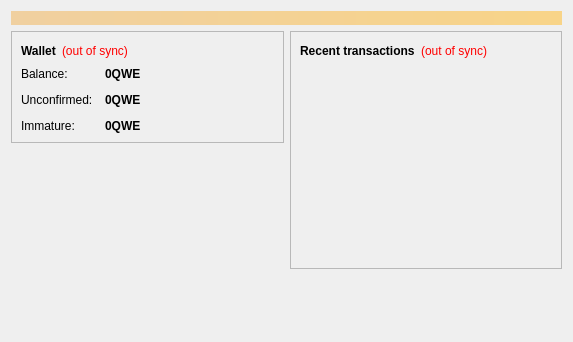
<?xml version="1.0" encoding="UTF-8"?>
<ui version="4.0">
 <class>OverviewPage</class>
 <widget class="QWidget" name="OverviewPage">
  <property name="geometry">
   <rect>
    <x>0</x>
    <y>0</y>
    <width>573</width>
    <height>342</height>
   </rect>
  </property>
  <property name="windowTitle">
   <string>Form</string>
  </property>
  <layout class="QVBoxLayout" name="topLayout">
   <item>
    <widget class="QLabel" name="labelAlerts">
     <property name="visible">
      <bool>false</bool>
     </property>
     <property name="styleSheet">
      <string notr="true">background-color: qlineargradient(x1: 0, y1: 0, x2: 1, y2: 0, stop:0 #F0D0A0, stop:1 #F8D488); color:#000000;</string>
     </property>
     <property name="wordWrap">
      <bool>true</bool>
     </property>
     <property name="margin">
      <number>3</number>
     </property>
    </widget>
   </item>
   <item>
    <layout class="QHBoxLayout" name="horizontalLayout" stretch="1,1">
     <item>
      <layout class="QVBoxLayout" name="verticalLayout_2">
       <item>
        <widget class="QFrame" name="frame">
         <property name="frameShape">
          <enum>QFrame::StyledPanel</enum>
         </property>
         <property name="frameShadow">
          <enum>QFrame::Raised</enum>
         </property>
         <layout class="QVBoxLayout" name="verticalLayout_4">
          <item>
           <layout class="QHBoxLayout" name="horizontalLayout_4">
            <item>
             <widget class="QLabel" name="label_5">
              <property name="font">
               <font>
                <weight>75</weight>
                <bold>true</bold>
               </font>
              </property>
              <property name="text">
               <string>Wallet</string>
              </property>
             </widget>
            </item>
            <item>
             <widget class="QLabel" name="labelWalletStatus">
              <property name="toolTip">
               <string>The displayed information may be out of date. Your wallet automatically synchronizes with the climatechangecryptodollars network after a connection is established, but this process has not completed yet.</string>
              </property>
              <property name="styleSheet">
               <string notr="true">QLabel { color: red; }</string>
              </property>
              <property name="text">
               <string notr="true">(out of sync)</string>
              </property>
              <property name="alignment">
               <set>Qt::AlignLeading|Qt::AlignLeft|Qt::AlignVCenter</set>
              </property>
             </widget>
            </item>
            <item>
             <spacer name="horizontalSpacer_2">
              <property name="orientation">
               <enum>Qt::Horizontal</enum>
              </property>
              <property name="sizeHint" stdset="0">
               <size>
                <width>40</width>
                <height>20</height>
               </size>
              </property>
             </spacer>
            </item>
           </layout>
          </item>
          <item>
           <layout class="QFormLayout" name="formLayout_2">
            <property name="fieldGrowthPolicy">
             <enum>QFormLayout::AllNonFixedFieldsGrow</enum>
            </property>
            <property name="horizontalSpacing">
             <number>12</number>
            </property>
            <property name="verticalSpacing">
             <number>12</number>
            </property>
            <item row="0" column="0">
             <widget class="QLabel" name="label">
              <property name="text">
               <string>Balance:</string>
              </property>
             </widget>
            </item>
            <item row="0" column="1">
             <widget class="QLabel" name="labelBalance">
              <property name="font">
               <font>
                <weight>75</weight>
                <bold>true</bold>
               </font>
              </property>
              <property name="cursor">
               <cursorShape>IBeamCursor</cursorShape>
              </property>
              <property name="toolTip">
               <string>Your current balance</string>
              </property>
              <property name="text">
               <string notr="true">0QWE</string>
              </property>
              <property name="textInteractionFlags">
               <set>Qt::LinksAccessibleByMouse|Qt::TextSelectableByKeyboard|Qt::TextSelectableByMouse</set>
              </property>
             </widget>
            </item>
            <item row="1" column="0">
             <widget class="QLabel" name="label_3">
              <property name="text">
               <string>Unconfirmed:</string>
              </property>
             </widget>
            </item>
            <item row="1" column="1">
             <widget class="QLabel" name="labelUnconfirmed">
              <property name="font">
               <font>
                <weight>75</weight>
                <bold>true</bold>
               </font>
              </property>
              <property name="cursor">
               <cursorShape>IBeamCursor</cursorShape>
              </property>
              <property name="toolTip">
               <string>Total of transactions that have yet to be confirmed, and do not yet count toward the current balance</string>
              </property>
              <property name="text">
               <string notr="true">0QWE</string>
              </property>
              <property name="textInteractionFlags">
               <set>Qt::LinksAccessibleByMouse|Qt::TextSelectableByKeyboard|Qt::TextSelectableByMouse</set>
              </property>
             </widget>
            </item>
            <item row="2" column="0">
             <widget class="QLabel" name="labelImmatureText">
              <property name="text">
               <string>Immature:</string>
              </property>
             </widget>
            </item>
            <item row="2" column="1">
             <widget class="QLabel" name="labelImmature">
              <property name="font">
               <font>
                <weight>75</weight>
                <bold>true</bold>
               </font>
              </property>
              <property name="toolTip">
               <string>Mined balance that has not yet matured</string>
              </property>
              <property name="text">
               <string notr="true">0QWE</string>
              </property>
              <property name="textInteractionFlags">
               <set>Qt::LinksAccessibleByMouse|Qt::TextSelectableByKeyboard|Qt::TextSelectableByMouse</set>
              </property>
             </widget>
            </item>
           </layout>
          </item>
         </layout>
        </widget>
       </item>
       <item>
        <spacer name="verticalSpacer">
         <property name="orientation">
          <enum>Qt::Vertical</enum>
         </property>
         <property name="sizeHint" stdset="0">
          <size>
           <width>20</width>
           <height>40</height>
          </size>
         </property>
        </spacer>
       </item>
      </layout>
     </item>
     <item>
      <layout class="QVBoxLayout" name="verticalLayout_3">
       <item>
        <widget class="QFrame" name="frame_2">
         <property name="frameShape">
          <enum>QFrame::StyledPanel</enum>
         </property>
         <property name="frameShadow">
          <enum>QFrame::Raised</enum>
         </property>
         <layout class="QVBoxLayout" name="verticalLayout">
          <item>
           <layout class="QHBoxLayout" name="horizontalLayout_2">
            <item>
             <widget class="QLabel" name="label_4">
              <property name="text">
               <string>&lt;b&gt;Recent transactions&lt;/b&gt;</string>
              </property>
             </widget>
            </item>
            <item>
             <widget class="QLabel" name="labelTransactionsStatus">
              <property name="toolTip">
               <string>The displayed information may be out of date. Your wallet automatically synchronizes with the climatechangecryptodollars network after a connection is established, but this process has not completed yet.</string>
              </property>
              <property name="styleSheet">
               <string notr="true">QLabel { color: red; }</string>
              </property>
              <property name="text">
               <string notr="true">(out of sync)</string>
              </property>
              <property name="alignment">
               <set>Qt::AlignRight|Qt::AlignTrailing|Qt::AlignVCenter</set>
              </property>
             </widget>
            </item>
            <item>
             <spacer name="horizontalSpacer">
              <property name="orientation">
               <enum>Qt::Horizontal</enum>
              </property>
              <property name="sizeHint" stdset="0">
               <size>
                <width>40</width>
                <height>20</height>
               </size>
              </property>
             </spacer>
            </item>
           </layout>
          </item>
          <item>
           <widget class="QListView" name="listTransactions">
            <property name="styleSheet">
             <string notr="true">QListView { background: transparent; }</string>
            </property>
            <property name="frameShape">
             <enum>QFrame::NoFrame</enum>
            </property>
            <property name="verticalScrollBarPolicy">
             <enum>Qt::ScrollBarAlwaysOff</enum>
            </property>
            <property name="horizontalScrollBarPolicy">
             <enum>Qt::ScrollBarAlwaysOff</enum>
            </property>
            <property name="selectionMode">
             <enum>QAbstractItemView::NoSelection</enum>
            </property>
           </widget>
          </item>
         </layout>
        </widget>
       </item>
       <item>
        <spacer name="verticalSpacer_2">
         <property name="orientation">
          <enum>Qt::Vertical</enum>
         </property>
         <property name="sizeHint" stdset="0">
          <size>
           <width>20</width>
           <height>40</height>
          </size>
         </property>
        </spacer>
       </item>
      </layout>
     </item>
    </layout>
   </item>
  </layout>
 </widget>
 <resources/>
 <connections/>
</ui>
